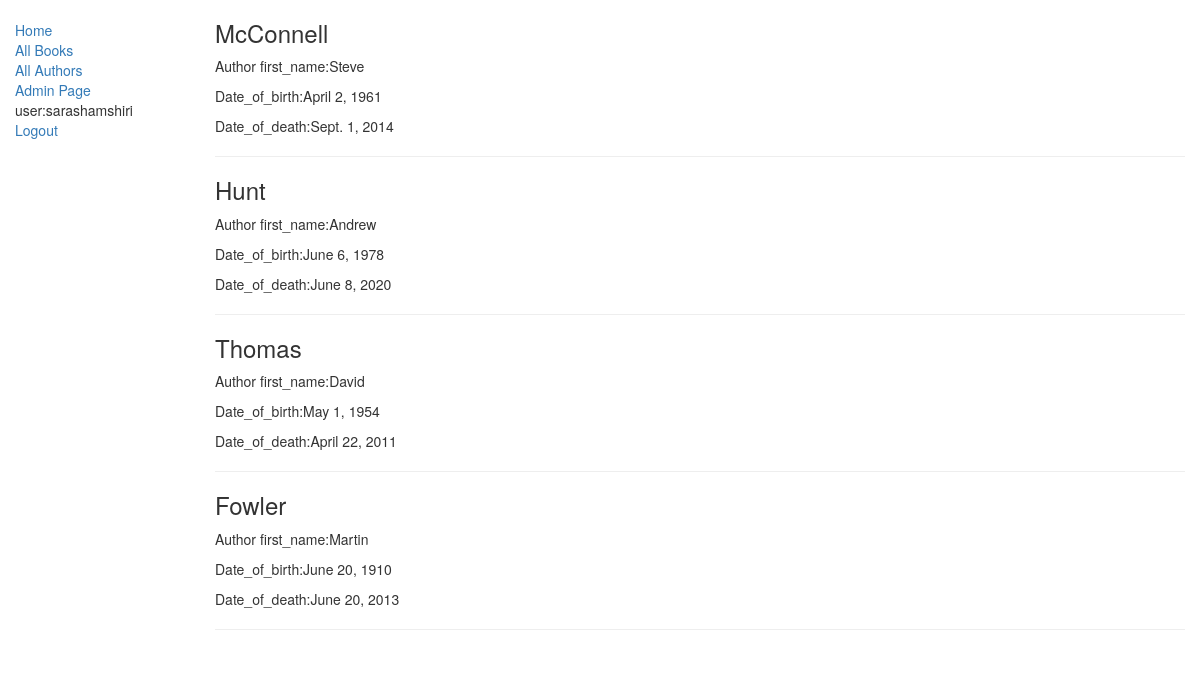
/lib/authors (signed in), run on the app's committed database.
### lib/models.py (models this page shows, shortened)
class Author(models.Model):
    first_name    = models.CharField(max_length=100)
    last_name     = models.CharField(max_length=100)
    date_of_birth = models.DateField(null=True , blank=True)
    date_of_death = models.DateField('Died', null=True , blank=True)

### lib/views.py (the view)
# urls.py: path('authors', views.AuthorListView.as_view(), name='authors')
class AuthorListView(generic.ListView):
    model = models.Author
    template_name = 'lib/author_list.html'

### lib/templates/lib/author_list.html
{% extends 'lib/base_generic.html' %}
{% block content %}
{% for author in author_list %}
    <h3>{{ author.last_name }}</h3>
    <p>Author first_name:{{author.first_name}}</p>
    <p>Date_of_birth:{{author.date_of_birth}}</p>
    <p>Date_of_death:{{author.date_of_death}}</p>
    <hr>
{% endfor %}
{% endblock %}

### lib/templates/lib/base_generic.html (shortened to what this page needs)
<!DOCTYPE html>
<html lang="en">
<head>
    <link rel="stylesheet" href="https://maxcdn.bootstrapcdn.com/bootstrap/3.4.1/css/bootstrap.min.css">
    {% load static %}
    <link rel="stylesheet" href="{% static 'lib/style.css' %}">
</head>
<body>
    <div class="container-fluid">
        <div class="row">
            <div class="col-sm-2">
            {% block sidebar %}
            <ul class="sidebar-nav">
                <li><a href="{% url 'lib:index' %}">Home</a></li>
                <li><a href="{% url 'lib:books' %}">All Books</a></li>
                <li><a href="{% url 'lib:authors' %}">All Authors</a></li>
                <li><a href="/admin/">Admin Page</a></li>
                {% if user.is_authenticated %}
                    <li>user:{{user.get_username}}</li>
                    <li><a href="{% url 'logout' %}?next={{request.path}}">Logout</a></li>
                {% else %}
                    <li><a href="{% url 'login' %}?next={{request.path}}">Login</a></li>
                {% endif %}
            </ul>
        </div>
        {% endblock %}
        <div class="col-sm-10">
            {% block content %}
            {% endblock %}
        </div>
        </div>
    </div>
</body>
</html>

### data on the page
Author: last_name "McConnell", first_name "Steve", date_of_birth "April 2, 1961", date_of_death "Sept. 1, 2014"
Author: last_name "Hunt", first_name "Andrew", date_of_birth "June 6, 1978", date_of_death "June 8, 2020"
Author: last_name "Thomas", first_name "David", date_of_birth "May 1, 1954", date_of_death "April 22, 2011"
Author: last_name "Fowler", first_name "Martin", date_of_birth "June 20, 1910", date_of_death "June 20, 2013"

### other printed values
{{ user.get_username }} "sarashamshiri"
